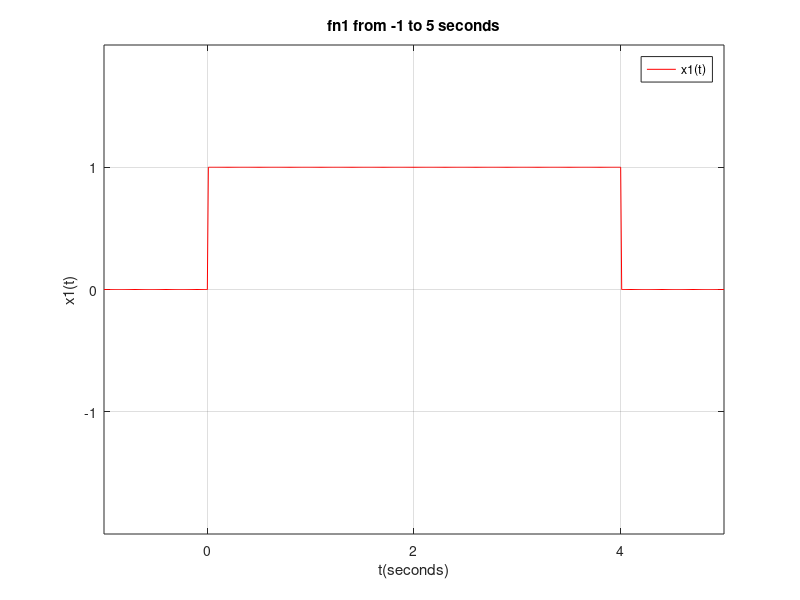
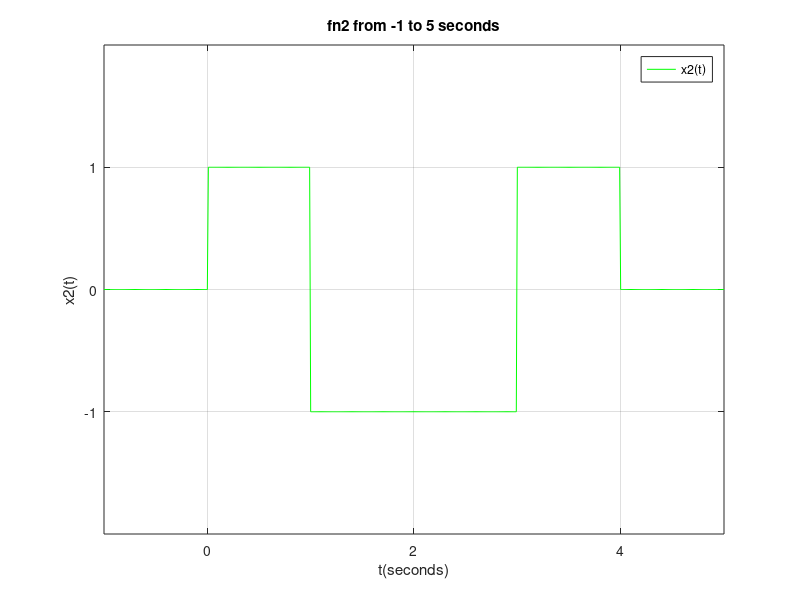
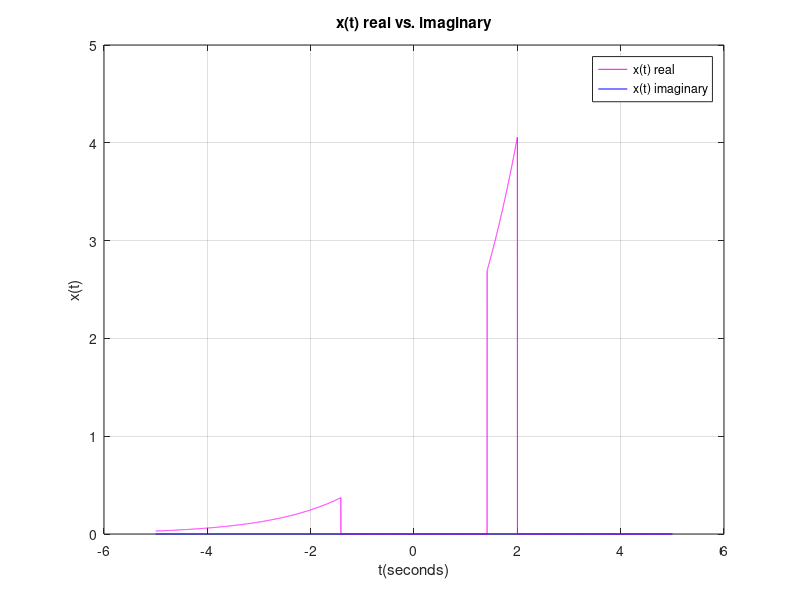
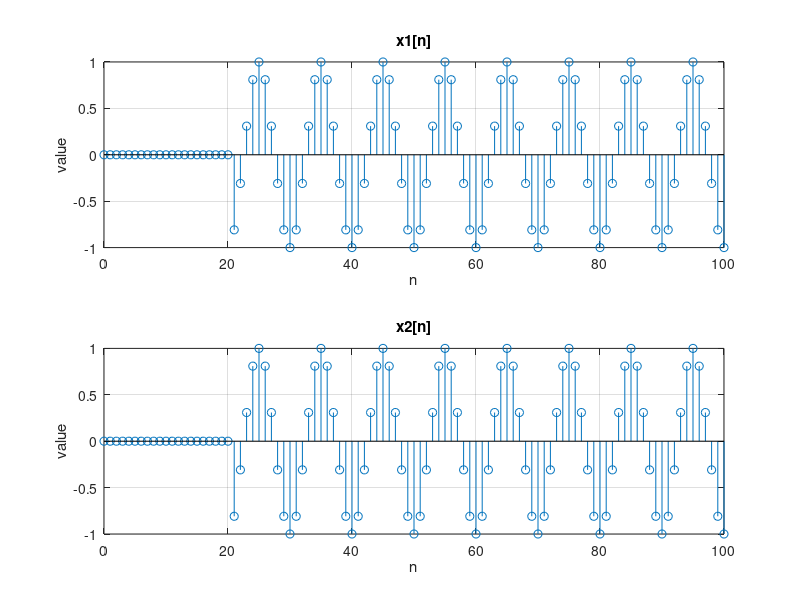

The MATLAB source for these figures, in order:
%--- ECE 3793, Fall 2019 Matlab Homework #1: Will Ruzicka

%--------- #1 ----------

%t is our time array
t = linspace(-1,5,601);
%fn is initially all zeros, but we will fill that with values
fn = zeros(1,601);

%fn1 has 2 conditions
cond11 = 0 < t;
cond12 = t <= 4;
fn = 1 .* cond11 .* cond12;

figure(1)
plot(t,fn,'r')
axis([-1 5 -2 2])
xticks([0 2 4])
yticks([-1 0 1])
grid
title('fn1 from -1 to 5 seconds')
xlabel('t(seconds)')
ylabel('x1(t)')
legend('x1(t)')


%for the second function, there are many conditons

%for 0 < t < 1 , fn = 1
cond21 = 0 < t;
cond22 = t < 1;
part1 = 1 .* cond21 .* cond22;

%for 1 <= t < 3,  fn = -1
cond23 = 1 <= t;
cond24 = t < 3;
part2 = -1 .* cond23 .* cond24;

% for 3 <= t < 4, fn = 1
cond25 = 3 <= t;
cond26 = t < 4;
part3 = 1 .* cond25 .* cond26;

fn = part1 + part2 + part3;

figure(2)
plot(t,fn,'g')
axis([-1 5 -2 2])
xticks([0 2 4])
yticks([-1 0 1])
grid
title('fn2 from -1 to 5 seconds')
xlabel('t(seconds)')
ylabel('x2(t)')
legend('x2(t)')

% --------- #2 ------------

% user defined variables t1,t2, and s
s = .7;
t1 = -1 + j;
t2 = 2;

%lets define our time function from -5 to 5
t = linspace(-5,5,10001);

%define unitstep
% if I wanted u(t) unitstep(t>=0) = 1;
unitstept1 = zeros(size(t));

%since its u(t - t1), we shift from 0 to the right by t1
unitstept1(t>0 + t1) = 1;

%define u(t-t2)
unitstept2 = zeros(size(t));
unitstept2(t>(0 + t2)) = 1;

%define u(t-t1) - u(t-t2)
lt = unitstept1 - unitstept2;

%define e^st[lt]
xt = exp(s.*t).*lt;

figure(3)
plot(t,real(xt),'m')
grid
hold on
plot(t,imag(xt),'b')
title('x(t) real vs. imaginary')
xlabel('t(seconds)')
ylabel('x(t)')
legend('x(t) real', 'x(t) imaginary')
hold off

% ----------- #3 ----------
%create our needed variables
%im defining n from 0 to 4pi in 40 increments
n = linspace(0,100,101);
x1 = cos(0.2*pi.*n);
x2 = cos(2.2*pi.*n);

%define unitstep
unitstep = zeros(size(n));
unistep(n>0) = 1;
%since its u(t - 20), we shift from 0 to the right by 20
unitstepx = zeros(size(n));
unitstepx(n>20) = 1;

%u(n) - u(n-20)
unitx = unitstep - unitstepx;

%now we can make our functions x1n and x2n
x1n = x1 .* unitx;
x2n = x2 .* unitx;

%lets plot

figure(4)
subplot(2,1,1)
stem(n,x1n)
title('x1[n]')
xlabel('n')
ylabel('value')
grid
subplot(2,1,2)
stem(n,x2n)
title('x2[n]')
xlabel('n')
ylabel('value')
grid


